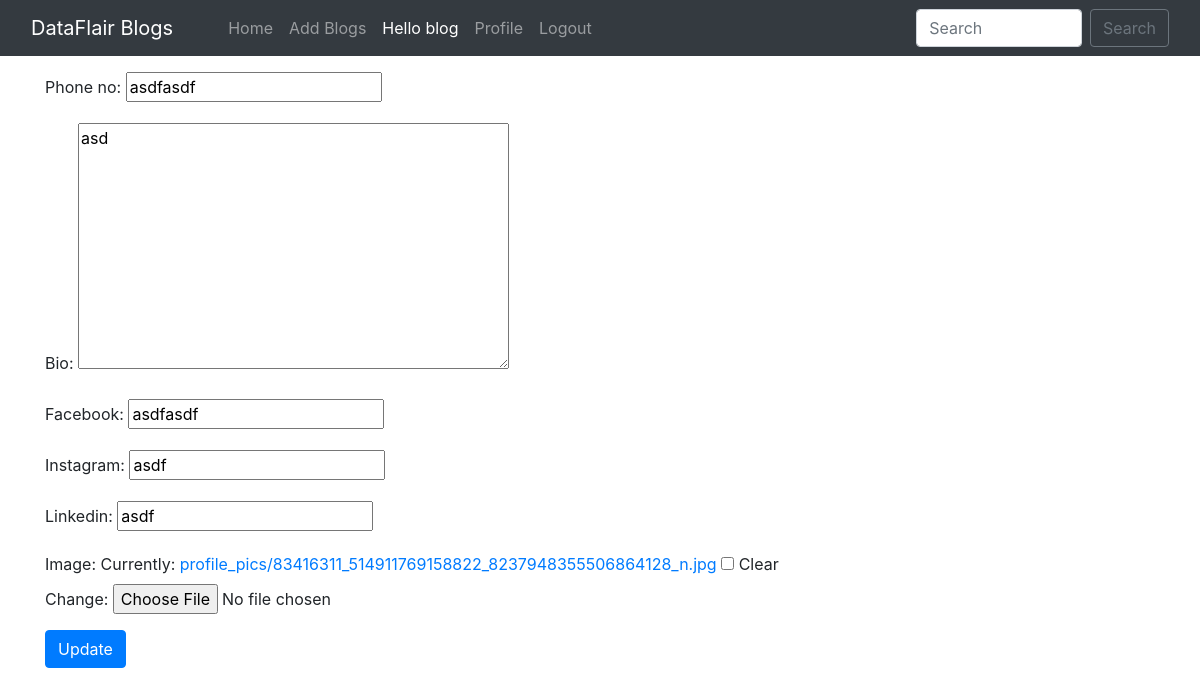
Screenshot of /edit_profile/ (signed in) with the database file from the repository.
### blog_app/models.py (models this page shows, shortened)
class Profile(models.Model):
    user = models.OneToOneField(User, on_delete=models.CASCADE, blank=True, null=True)
    image = models.ImageField(upload_to="profile_pics", blank=True, null=True)
    bio = models.TextField(blank=True, null=True)
    phone_no = models.CharField(max_length=300,blank=True,null=True)
    facebook = models.CharField(max_length=300, blank=True, null=True)
    instagram = models.CharField(max_length=300, blank=True, null=True)
    linkedin = models.CharField(max_length=300, blank=True, null=True)
    github = models.CharField(max_length=300,blank=True,null=True)

### blog_app/views.py (the view)
# urls.py: path("edit_profile/", views.edit_profile, name="edit_profile"),
def edit_profile(request):
    try:
        profile = request.user.profile
    except Profile.DoesNotExist:
        profile = Profile(user=request.user)
    if request.method=="POST":
        form = ProfileForm(data=request.POST, files=request.FILES, instance=profile)
        if form.is_valid():
            form.save()
            alert = True
            return render(request, "blog_app/edit_profile.html", {'alert':alert})
    else:
        form=ProfileForm(instance=profile)
    return render(request, "blog_app/edit_profile.html", {'form':form})

### blog_app/forms.py
class ProfileForm(forms.ModelForm):
    class Meta:
        model = Profile
        fields = ('phone_no', 'bio', 'facebook', 'instagram', 'linkedin', 'image', )

### blog_app/templates/blog_app/edit_profile.html (shortened to what this page needs)
{% extends 'blog_app/base.html' %}
{% block body %}
<form action="/edit_profile/" enctype="multipart/form-data" method="POST"> {% csrf_token %}
    <div class="container mt-3">
   {{ form.as_p }}
        <button type="submit" class="btn btn-primary">Update</button>
    </div>
</form>
{% endblock %}

### blog_app/templates/blog_app/base.html (shortened to what this page needs)
<!doctype html>
<html lang="en">
  <head>
    <link href="//maxcdn.bootstrapcdn.com/bootstrap/4.1.1/css/bootstrap.min.css" rel="stylesheet" id="bootstrap-css">
    <link href="https://cdn.jsdelivr.net/npm/bootstrap@5.0.2/dist/css/bootstrap.min.css" rel="stylesheet">
    <link rel="stylesheet" href="https://maxcdn.bootstrapcdn.com/bootstrap/4.0.0/css/bootstrap.min.css">
  </head>
  <body>
    <nav class="navbar navbar-expand-lg navbar-dark bg-dark sticky-top">
        <div class="container-fluid">
          <a class="navbar-brand" href="#">DataFlair Blogs</a>
          <div class="collapse navbar-collapse" id="navbarSupportedContent">
          <div class="container mx-3">
            <ul class="navbar-nav me-auto mb-2 mb-lg-0">
              <li class="nav-item">
                <a class="nav-link {% block homeactive %} {% endblock homeactive %}" aria-current="page" href="/">Home</a>
              </li>
              {% if user.is_authenticated %}
              <li class="nav-item">
                <a class="nav-link {% block add_blogs_active %} {% endblock add_blogs_active %}" href="/add_blogs/">Add Blogs</a>
              </li>
              <li class="nav-item">
                <a class="nav-link active" href="#">Hello {{request.user}}</a>
              </li>
              <li class="nav-item">
                <a class="nav-link {% block profileactive %} {% endblock profileactive %}" href="/profile/">Profile</a>
              </li>
              <li class="nav-item">
                <a class="nav-link" href="/logout/">Logout</a>
              </li>
              {% endif %}
            </ul>
            </div>
            <form class="d-flex" method="POST" action="/search/"> {% csrf_token %}
              <input class="form-control me-2" type="search" placeholder="Search" name="searched" id="searched" aria-label="Search">
              <button href="/search/" class="btn btn-outline-secondary" type="submit">Search</button>
            </form>
          </div>
        </div>
      </nav>
      {% block body %}
      {% endblock %}
</body>
</html>

### rows the page displays
Profile: phone_no "asdfasdf", bio "asd", facebook "asdfasdf", instagram "asdf", linkedin "asdf"

### other values shown
{{ request.user }} "blog"
